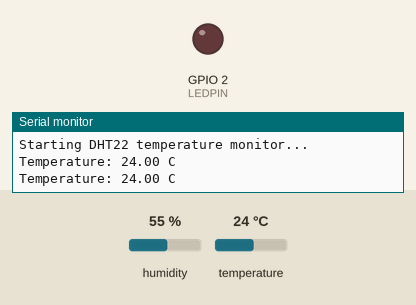
This sketch was run on a simulated ESP32. On the bench: output pins drawn as LEDs (lit = HIGH), the last lines printed to the serial monitor. Inputs (shaded band) come from the test bench; at power-on: temperature 24 °C, humidity 55 %.

Above: at 2.8 s.
2.9 s: temperature set to 27.7 °C
5.6 s: temperature set to 28.4 °C
At 6.5 s:
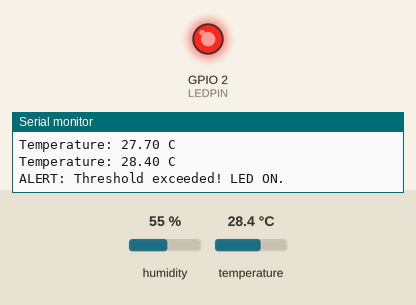
8.3 s: temperature set to 12 °C
At 11.2 s:
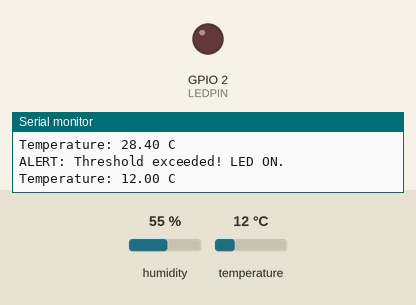
11.5 s: temperature set to 33 °C
At 12.9 s:
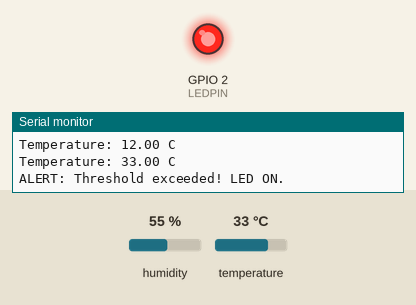
Timing chart, 0 to 14.5 s (numbered marks = the images above; inputs shaded):
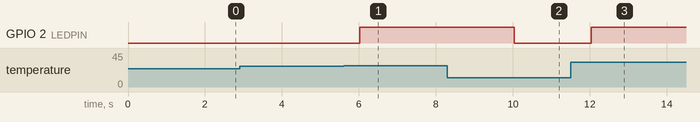

Measured:
- the behaviour switches between 28 and 28.1 °C on temperature (found by bisection; images 0 and 1)
- after the input at 5.6 s, GPIO 2 (LEDPIN): LOW → HIGH after 0.42 s
- after the input at 8.3 s, GPIO 2 (LEDPIN): HIGH → LOW after 1.7 s
- after the input at 11.5 s, GPIO 2 (LEDPIN): LOW → HIGH after 0.54 s

The sketch:

sketch.ino
```cpp
#include "DHT.h"

#define DHTPIN 15
#define DHTTYPE DHT22
#define LEDPIN 2
#define TEMP_THRESHOLD 28.0

DHT dht(DHTPIN, DHTTYPE);

void setup() {
  Serial.begin(115200);
  pinMode(LEDPIN, OUTPUT);
  dht.begin();
  Serial.println("Starting DHT22 temperature monitor...");
}

void loop() {
  float temperature = dht.readTemperature();

  if (isnan(temperature)) {
    Serial.println("Failed to read from DHT sensor!");
    delay(2000);
    return;
  }

  Serial.print("Temperature: ");
  Serial.print(temperature);
  Serial.println(" C");

  if (temperature > TEMP_THRESHOLD) {
    digitalWrite(LEDPIN, HIGH);
    Serial.println("ALERT: Threshold exceeded! LED ON.");
  } else {
    digitalWrite(LEDPIN, LOW);
  }

  delay(2000);
}
```
